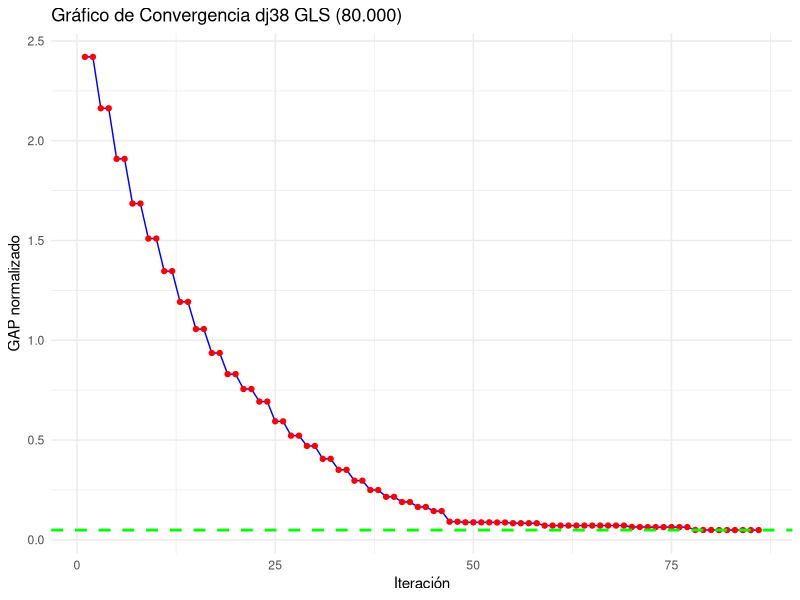
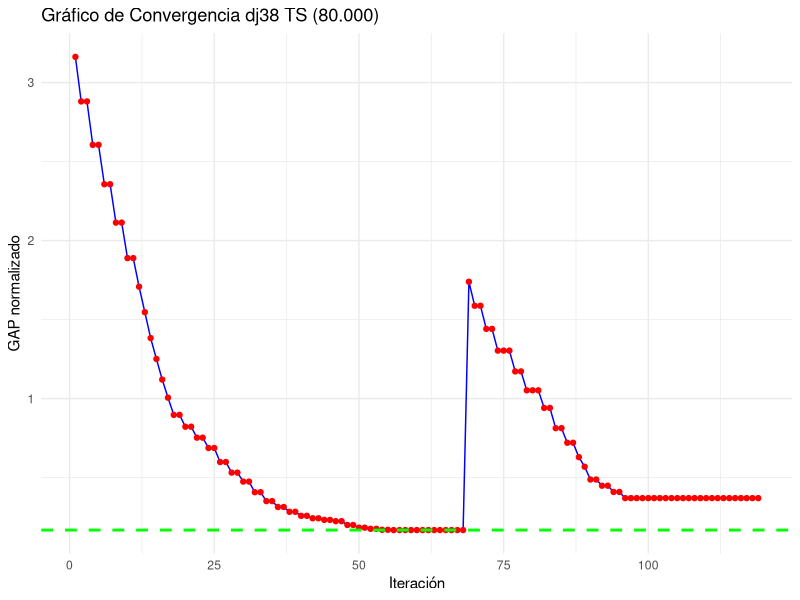
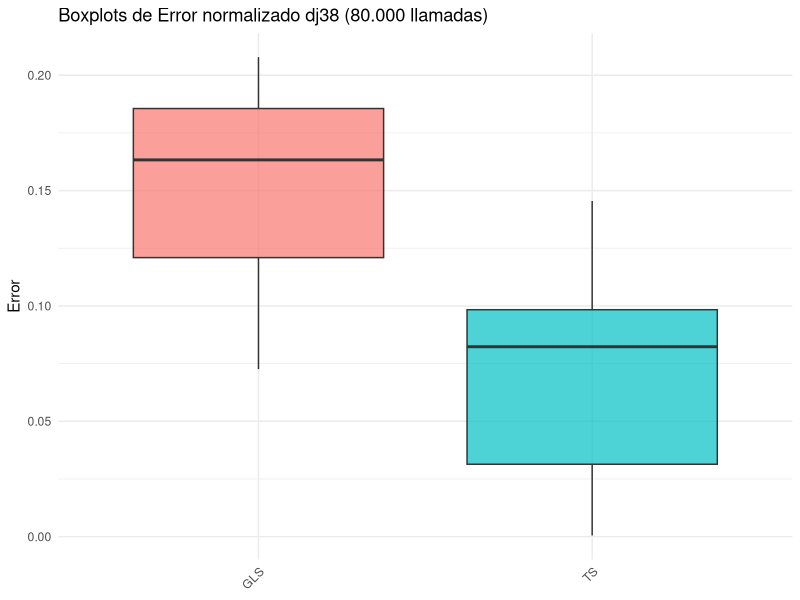
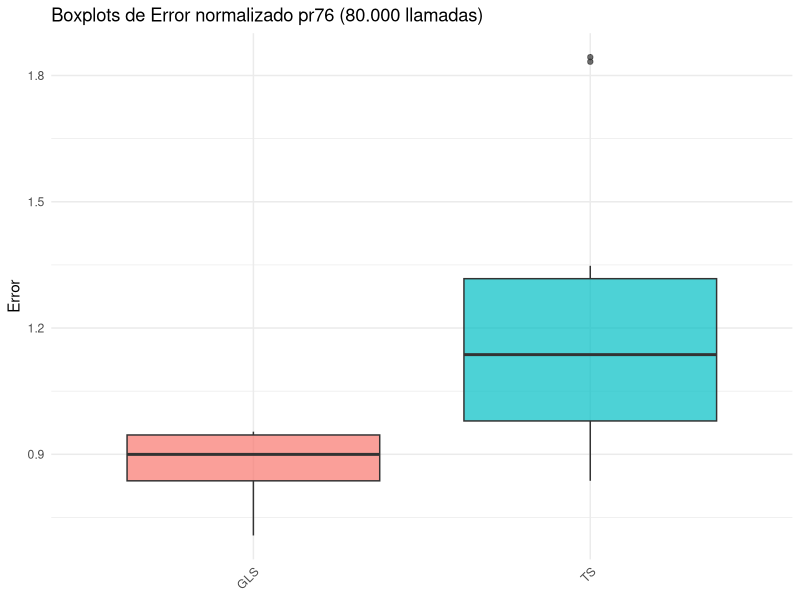
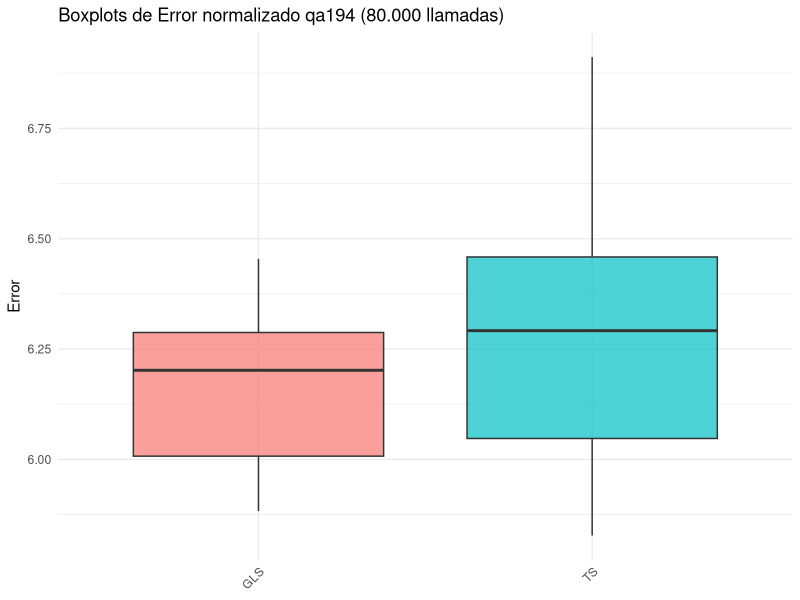

These figures' R source, in order:
############ Librerias ############
library(ggplot2)
library(dplyr)

############ Archivos ############
# Leer el archivo CSV y preparar los datos
setwd("C:/Users/Benjamin Gonzalez/Desktop/Workspace/Metaheuristica-TSP/Results/Experimentals")
df_C_TS <- read.csv("TS_converge_38.csv")
df_C_GLS <- read.csv("GLS_converge_38.csv")

df_TS_int38 <- read.csv("TS_results_38.txt")
df_TS_int76 <- read.csv("TS_results_76.txt")
df_TS_int194 <- read.csv("TS_results_194_1.txt")
df_GLS_int38 <- read.csv("GLS_results_38.txt")
df_GLS_int76 <- read.csv("GLS_results_76.txt")
df_GLS_int194 <- read.csv("GLS_results_194_1.txt")

############ Convergencia ############
# Preparar los datos para el gráfico de convergencia
convergence_data_TS <- data.frame(
  Iteration = 1:length(df_C_TS$Mejor),  # Número de iteración
  ObjectiveValue = df_C_TS$Mejor        # Valores de la función objetivo
)

convergence_data_GLS <- data.frame(
  Iteration = 1:length(df_C_GLS$Mejor),  # Número de iteración
  ObjectiveValue = df_C_GLS$Mejor        # Valores de la función objetivo
)

# Encontrar el valor mínimo registrado en el dataframe
min_value_TS <- min(df_C_TS$Mejor)
min_value_GLS <- min(df_C_GLS$Mejor)

# Crear el gráfico de convergencia
g_TS <- ggplot(convergence_data_TS, aes(x = Iteration, y = ObjectiveValue)) +
  geom_line(color = "blue") +             # Línea que conecta los puntos
  geom_point(color = "red") +             # Puntos en cada iteración
  geom_hline(yintercept = min_value_TS,      # Línea horizontal con el valor mínimo
             color = "green",             # Color de la línea
             linetype = "dashed",        # Tipo de línea (puedes cambiarlo a "solid" si prefieres una línea continua)
             size = 1) +                 # Grosor de la línea
  labs(title = "Gráfico de Convergencia dj38 TS (80.000)",
       x = "Iteración",
       y = "GAP normalizado") +
  theme_minimal()


g_GLS <- ggplot(convergence_data_GLS, aes(x = Iteration, y = ObjectiveValue)) +
  geom_line(color = "blue") +             # Línea que conecta los puntos
  geom_point(color = "red") +             # Puntos en cada iteración
  geom_hline(yintercept = min_value_GLS,      # Línea horizontal con el valor mínimo
             color = "green",             # Color de la línea
             linetype = "dashed",        # Tipo de línea (puedes cambiarlo a "solid" si prefieres una línea continua)
             size = 1) +                 # Grosor de la línea
  labs(title = "Gráfico de Convergencia dj38 GLS (80.000)",
       x = "Iteración",
       y = "GAP normalizado") +
  theme_minimal()

# Mostrar el gráfico
print(g_GLS)
print(g_TS)

############ Boxplots ############

df_38 <- bind_rows(
  data.frame(Caso = "TS", Error = df_TS_int38$Error),
  data.frame(Caso = "GLS", Error = df_GLS_int38$Error),
)
df_76 <- bind_rows(
  data.frame(Caso = "TS", Error = df_TS_int76$Error),
  data.frame(Caso = "GLS", Error = df_GLS_int76$Error),
)
df_194 <- bind_rows(
  data.frame(Caso = "TS", Error = df_TS_int194$Error),
  data.frame(Caso = "GLS", Error = df_GLS_int194$Error),
)

g_r_38 <- ggplot(df_38, aes(x = Caso, y = Error, fill = Caso)) +
  geom_boxplot(alpha = 0.7) + 
  labs(
    title = "Boxplots de Error normalizado dj38 (80.000 llamadas)",
    x = "Caso",
    y = "Error"
  ) +
  theme_minimal() +
  theme(legend.position = "none", 
        axis.title.x = element_blank(),
        axis.text.x = element_text(angle = 45, hjust = 1))

g_r_76 <- ggplot(df_76, aes(x = Caso, y = Error, fill = Caso)) +
  geom_boxplot(alpha = 0.7) + 
  labs(
    title = "Boxplots de Error normalizado pr76 (80.000 llamadas)",
    x = "Caso",
    y = "Error"
  ) +
  theme_minimal() +
  theme(legend.position = "none", 
        axis.title.x = element_blank(),
        axis.text.x = element_text(angle = 45, hjust = 1))

g_r_194 <- ggplot(df_194, aes(x = Caso, y = Error, fill = Caso)) +
  geom_boxplot(alpha = 0.7) + 
  labs(
    title = "Boxplots de Error normalizado qa194 (80.000 llamadas)",
    x = "Caso",
    y = "Error"
  ) +
  theme_minimal() +
  theme(legend.position = "none", 
        axis.title.x = element_blank(),
        axis.text.x = element_text(angle = 45, hjust = 1))


print(g_r_38)
print(g_r_76)
print(g_r_194)

############ Normalidad ############
resultado_shapiro <- shapiro.test(df_TS_int38$Error)
print(resultado_shapiro)
resultado_shapiro <- shapiro.test(df_TS_int76$Error)
print(resultado_shapiro)
resultado_shapiro <- shapiro.test(df_TS_int194$Error)
print(resultado_shapiro)

resultado_shapiro <- shapiro.test(df_GLS_int38$Error)
print(resultado_shapiro)
resultado_shapiro <- shapiro.test(df_GLS_int76$Error)
print(resultado_shapiro)
resultado_shapiro <- shapiro.test(df_GLS_int194$Error)
print(resultado_shapiro)


############ Test Estadístico ############
resultado <- t.test(df_TS_int38$Error, df_GLS_int38$Error, paired = TRUE)
print(resultado$p.value)
resultado <- t.test(df_TS_int76$Error, df_GLS_int76$Error, paired = TRUE)
print(resultado$p.value)
resultado <- t.test(df_TS_int194$Error, df_GLS_int194$Error, paired = TRUE)
print(resultado$p.value)